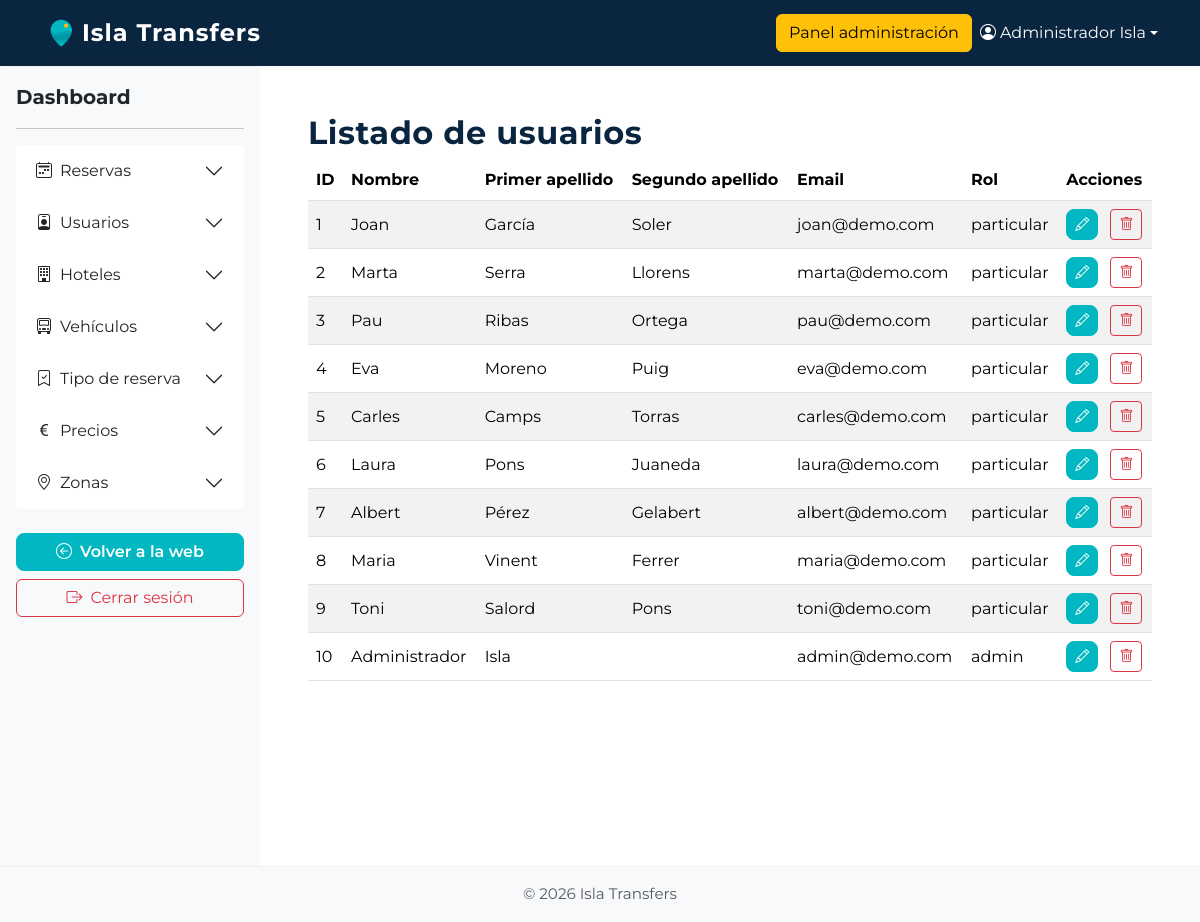
/userAdmin/listadoUsuarios (signed in), run on the app's committed database.
### tables this page shows
CREATE TABLE `transfer_viajeros` (
  `id_viajero` int(11) NOT NULL,
  `nombre` varchar(100) NOT NULL,
  `apellido1` varchar(100) NOT NULL,
  `apellido2` varchar(100) NOT NULL,
  `direccion` varchar(100) NOT NULL,
  `codigoPostal` varchar(100) NOT NULL,
  `ciudad` varchar(100) NOT NULL,
  `pais` varchar(100) NOT NULL,
  `email` varchar(100) NOT NULL UNIQUE,
  `password` varchar(255) NOT NULL,
  `rol` varchar(100) DEFAULT 'particular'
);

### core/Controller.php (called while the page is built, shortened)
<?php
class Controller
{
    public function view($view, $data = [])
    {
        extract($data);
        require __DIR__ . "/../app/views/$view.php";
    }
}

### app/controllers/UserAdminController.php (called while the page is built, shortened)
<?php
class UserAdminController extends Controller
{
    public function listadoUsuarios()
    {
        $userModel = $this->model('User');
        $usuarios = $userModel->getAll();
        $this->view('userAdmin/listadoUsuarios', ['usuarios' => $usuarios]);
    }
}

### html/index.php (called while the page is built, shortened)
<?php
$router = new Router();
$router->route();

### app/models/User.php (called while the page is built, shortened)
<?php
class User extends Model
{
    public function getAll()
    {
        $db = $this->db();
        $stmt = $db->query("SELECT * FROM transfer_viajeros ORDER BY id_viajero ASC");
        return $stmt->fetchAll(PDO::FETCH_ASSOC);
    }
}

### app/views/userAdmin/listadoUsuarios.php (the view, shortened to what this page needs)
<?php require __DIR__ . '/../components/header.php'; ?>
<?php require __DIR__ . '/../components/navbar.php'; ?>
<div class="d-flex" style="min-height: 100vh;">
    <?php require __DIR__ . '/../components/sidebar.php'; ?>
    <main class="flex-grow-1 p-5">
        <h2>Listado de usuarios</h2>
        <table class="table table-striped align-middle">
            <thead>
                <tr>
                    <th>ID</th>
                    <th>Nombre</th>
                    <th>Primer apellido</th>
                    <th>Segundo apellido</th>
                    <th>Email</th>
                    <th>Rol</th>
                    <th>Acciones</th>
                </tr>
            </thead>
            <tbody>
                <?php if (empty($usuarios)): ?>
                    <tr>
                        <td colspan="4" class="text-center">No hay vehículos registrados.</td>
                    </tr>
                <?php else: ?>
                    <?php foreach ($usuarios as $usuario): ?>
                        <tr>
                            <td><?= htmlspecialchars($usuario['id_viajero']) ?></td>
                            <td><?= htmlspecialchars($usuario['nombre']) ?></td>
                            <td><?= htmlspecialchars($usuario['apellido1']) ?></td>
                            <td><?= htmlspecialchars($usuario['apellido2']) ?></td>
                            <td><?= htmlspecialchars($usuario['email']) ?></td>
                            <td><?= htmlspecialchars($usuario['rol']) ?></td>
                            <td>
                                <a href="/userAdmin/editarUsuario/<?= $usuario['id_viajero'] ?>" class="btn btn-sm btn-primary" title="Editar">
                                    <i class="bi bi-pencil"></i>
                                </a>
                                <a href="/userAdmin/eliminarUsuario/<?= $usuario['id_viajero'] ?>" class="btn btn-outline-danger btn-sm ms-2" title="Eliminar" onclick="return confirm('¿Seguro que quieres eliminar este usuario?');">
                                    <i class="bi bi-trash"></i>
                                </a>
                            </td>
                        </tr>
                    <?php endforeach; ?>
                <?php endif; ?>
            </tbody>
        </table>
    </main>
</div>
<?php require __DIR__ . '/../components/footer.php'; ?>

### html/css/custom.css (style rules this page uses)
:root { --color-principal: #00b7c2; --color-header: #0a2540; --color-texto: #333; --color-bg: #fff; --color-navbar-bg: #0a2540; --color-footer-bg: var(--color-gris); --color-footer-text: #888; --color-acento: #ff6b6b; --color-enfasis: #ffb81c; --color-neutro: #f6e7d8; --color-gris: #6b7280; --color-fondo: #fff; }
body { font-family: "Montserrat", Arial, sans-serif; background-color: var(--color-fondo); color: var(--color-texto); }
.btn-primary, .btn-primary:visited { background-color: var(--color-principal) !important; border-color: var(--color-principal) !important; color: #fff !important; font-weight: 600; border-radius: 0.5rem; transition: background 0.15s; }
h1, h2, h3 { color: var(--color-header); font-weight: 700; letter-spacing: 0.5px; }

### data on the page
transfer_viajeros: id_viajero "1", nombre "Joan", apellido1 "García", apellido2 "Soler", email "joan@demo.com", rol "particular"
transfer_viajeros: id_viajero "2", nombre "Marta", apellido1 "Serra", apellido2 "Llorens", email "marta@demo.com", rol "particular"
transfer_viajeros: id_viajero "3", nombre "Pau", apellido1 "Ribas", apellido2 "Ortega", email "pau@demo.com", rol "particular"
transfer_viajeros: id_viajero "4", nombre "Eva", apellido1 "Moreno", apellido2 "Puig", email "eva@demo.com", rol "particular"
transfer_viajeros: id_viajero "5", nombre "Carles", apellido1 "Camps", apellido2 "Torras", email "carles@demo.com", rol "particular"
transfer_viajeros: id_viajero "6", nombre "Laura", apellido1 "Pons", apellido2 "Juaneda", email "laura@demo.com", rol "particular"
transfer_viajeros: id_viajero "7", nombre "Albert", apellido1 "Pérez", apellido2 "Gelabert", email "albert@demo.com", rol "particular"
transfer_viajeros: id_viajero "8", nombre "Maria", apellido1 "Vinent", apellido2 "Ferrer", email "maria@demo.com", rol "particular"
transfer_viajeros: id_viajero "9", nombre "Toni", apellido1 "Salord", apellido2 "Pons", email "toni@demo.com", rol "particular"
transfer_viajeros: id_viajero "10", nombre "Administrador", apellido1 "Isla", email "admin@demo.com", rol "admin"

### other printed values
$_SESSION['user_name'] "Administrador Isla"
